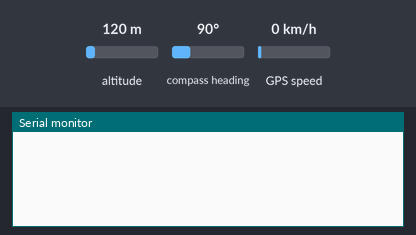
Bench run of a sketch on a simulated Arduino Mega 2560, built with avr-gcc and run on an emulated ATmega2560. Parts: the last lines printed to the serial monitor. The inputs (shaded band) are chosen by the test bench; at power-on: GPS speed 0 km/h, altitude 120 m, compass heading 90°. The GPS gets a fix after 3 s at 37.7749, -122.4194 with 8 satellites.

Above: at 1.2 s.
1.3 s: GPS speed set to 2 km/h
At 3.6 s:
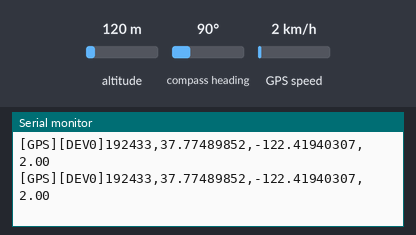
5.4 s: GPS speed set to 30 km/h
At 6.8 s:
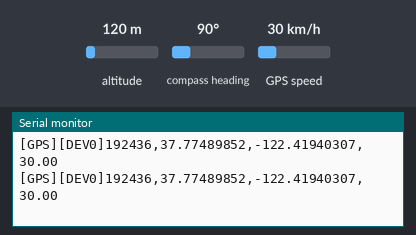
Timing chart, 0 to 8.4 s (numbered marks = the images above; inputs shaded):
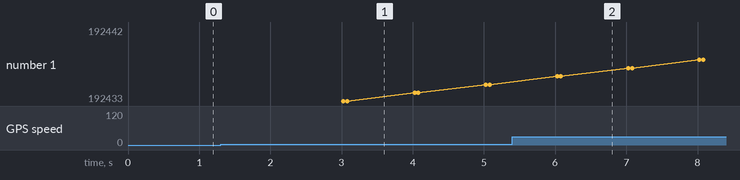

Measured:
- after the input at 1.3 s, the serial monitor: prints a new line after 1.7 s (image 1)
- after the input at 5.4 s, the serial monitor: prints a new line after 0.63 s (image 2)

The sketch:

gps_mega.ino
```cpp
#include <SoftwareSerial.h>
#include <TinyGPS.h>
#define GPSBAUD 9600  //gps 통신

TinyGPS gps;
void getgps(TinyGPS &gps); //gps 함수 선언

void setup()
{
  Serial.begin(9600); //시리얼 통신 사용(라즈베리)
  Serial1.begin(GPSBAUD); //시리얼 통신 사용(GPS)
  gps = TinyGPS();
}

void loop()
{
  while (Serial1.available()) //GPS 통신
  {
    int gpsCode = Serial1.read();
    if (gps.encode(gpsCode))
    {
      getgps(gps); //함수 실행
    }
  }
}

void getgps(TinyGPS &gps)
{
  char buf[11]; //GPS 값을 저장할 변수
  Serial.print("[GPS][DEV0]"); //팀 프로토콜에 맞춰 GPS데이터 임을 알린다
  int year;
  byte month, day, hour, minute, second; //날짜와 시간 데이터 변수 선언
  gps.crack_datetime(&year, &month, &day, &hour, &minute, &second);
  sprintf(buf, "%02d", hour+9); Serial.print(buf); //시간 출력
  sprintf(buf, "%02d", minute); Serial.print(buf); //분 출력
  sprintf(buf, "%02d", second); Serial.print(buf); // 초 출력
  // Serial.print(hour + 9, DEC);
  // Serial.print(minute, DEC);
  // Serial.print(second, DEC);
  Serial.print(",");

  float latitude, longitude; //위도 경도 변수 선언
  gps.f_get_position(&latitude, &longitude); //위도 경도 값 확인
  Serial.print(latitude,8); //소수점 아래 8자리까지 출력
  Serial.print(",");
  Serial.print(longitude,8);
  Serial.print(",");
  Serial.println(gps.f_speed_kmph()); //속도 출력

  unsigned long chars;
  unsigned short sentences, failed_checksum;
  gps.stats(&chars, &sentences, &failed_checksum); //데이터 통계 및 각 변수에 저장합니다.
}
```
